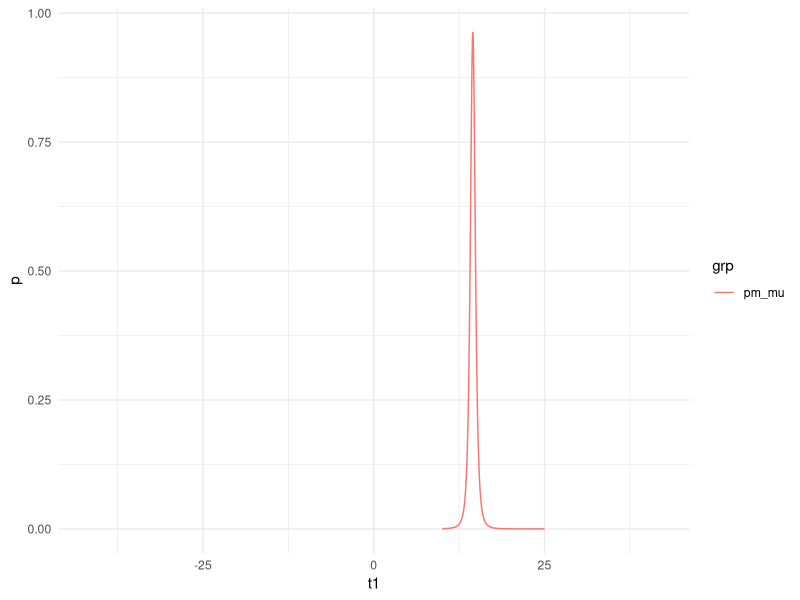

Write R code to recreate this figure.
library(ggplot2)
theme_set(theme_minimal())
library(grid)
library(gridExtra)
library(tidyr)



"Data"

y <- c(93, 112, 122, 135, 122, 150, 118, 90, 124, 114)

"Sufficient statistics"

n <- length(y)
s2 <- var(y)
my <- mean(y)

"Factorize the joint posterior p(mu,sigma2|y) to p(sigma2|y)p(mu|sigma2,y) Sample from the joint posterior using this factorization"

# helper functions to sample from and evaluate
# scaled inverse chi-squared distribution
rsinvchisq <- function(n, nu, s2, ...) nu*s2 / rchisq(n , nu, ...)
dsinvchisq <- function(x, nu, s2){
  exp(log(nu/2)*nu/2 - lgamma(nu/2) + log(s2)/2*nu - log(x)*(nu/2+1) - (nu*s2/2)/x)
}

"Sample 1000 random numbers from p(sigma2|y)"

ns <- 1000
sigma2  <- rsinvchisq(ns, n-1, s2)

"Sample from p(mu|sigma2,y)"

mu <- my + sqrt(sigma2/n)*rnorm(length(sigma2))

"Create a variable sigma and sample from predictive distribution p(ynew|y) for each draw of (mu, sigma)"

sigma <- sqrt(sigma2)
ynew <- rnorm(ns, mu, sigma)

"For mu, sigma and ynew compute the density in a grid ranges for the grids"

t1l <- c(90, 150)
t2l <- c(10, 60)
nl <- c(50, 185)
t1 <- seq(t1l[1], t1l[2], length.out = ns)
t2 <- seq(t2l[1], t2l[2], length.out = ns)
xynew <- seq(nl[1], nl[2], length.out = ns)

"Compute the exact marginal density of mu"

# multiplication by 1./sqrt(s2/n) is due to the transformation of
# variable z=(x-mean(y))/sqrt(s2/n), see BDA3 p. 21
pm <- dt((t1-my) / sqrt(s2/n), n-1) / sqrt(s2/n)

"Estimate the marginal density using samples and ad hoc Gaussian kernel approximation"

pmk <- density(mu, adjust = 2, n = ns, from = t1l[1], to = t1l[2])$y

"Compute the exact marginal density of sigma"

# the multiplication by 2*t2 is due to the transformation of
# variable z=t2^2, see BDA3 p. 21
ps <- dsinvchisq(t2^2, n-1, s2) * 2*t2

"Estimate the marginal density using samples and ad hoc Gaussian kernel approximation"

psk <- density(sigma, n = ns, from = t2l[1], to = t2l[2])$y

"Compute the exact predictive density"

# multiplication by 1./sqrt(s2/n) is due to the transformation of variable
# see BDA3 p. 21
p_new <- dt((xynew-my) / sqrt(s2*(1+1/n)), n-1) / sqrt(s2*(1+1/n))

"Evaluate the joint density in a grid. Note that the following is not normalized, but for plotting contours it does not matter."

# Combine grid points into another data frame
# with all pairwise combinations
dfj <- data.frame(t1 = rep(t1, each = length(t2)),
                  t2 = rep(t2, length(t1)))
dfj$z <- dsinvchisq(dfj$t2^2, n-1, s2) * 2*dfj$t2 * dnorm(dfj$t1, my, dfj$t2/sqrt(n))
# breaks for plotting the contours
cl <- seq(1e-5, max(dfj$z), length.out = 6)

















windshieldy_test <- c(13.357, 14.928, 14.896, 14.820)
data = windshieldy_test
n <- length(data)
my <- mean(data)
s2 <- var(data)   # sum((data - my)^2)/(n-1)


tl1 <- c(10, 25)
df1 <- data.frame(t1 = seq(tl1[1], tl1[2], length.out = 1000))



df1$pm_mu <- dt((df1$t1 - my) / sqrt(s2/n), n-1) / sqrt(s2/n)

prob = 0.95
my + qt(c((1-prob)/2, prob+(1-prob)/2), df=n-1, ncp=(1+1/n)*(s2))


df2 <- gather(df1, grp, p, -t1)

p2 <- ggplot(data = df2) +
  geom_line(aes(t1, p, color = grp)) +
  coord_cartesian(xlim = c(-42, 42))
